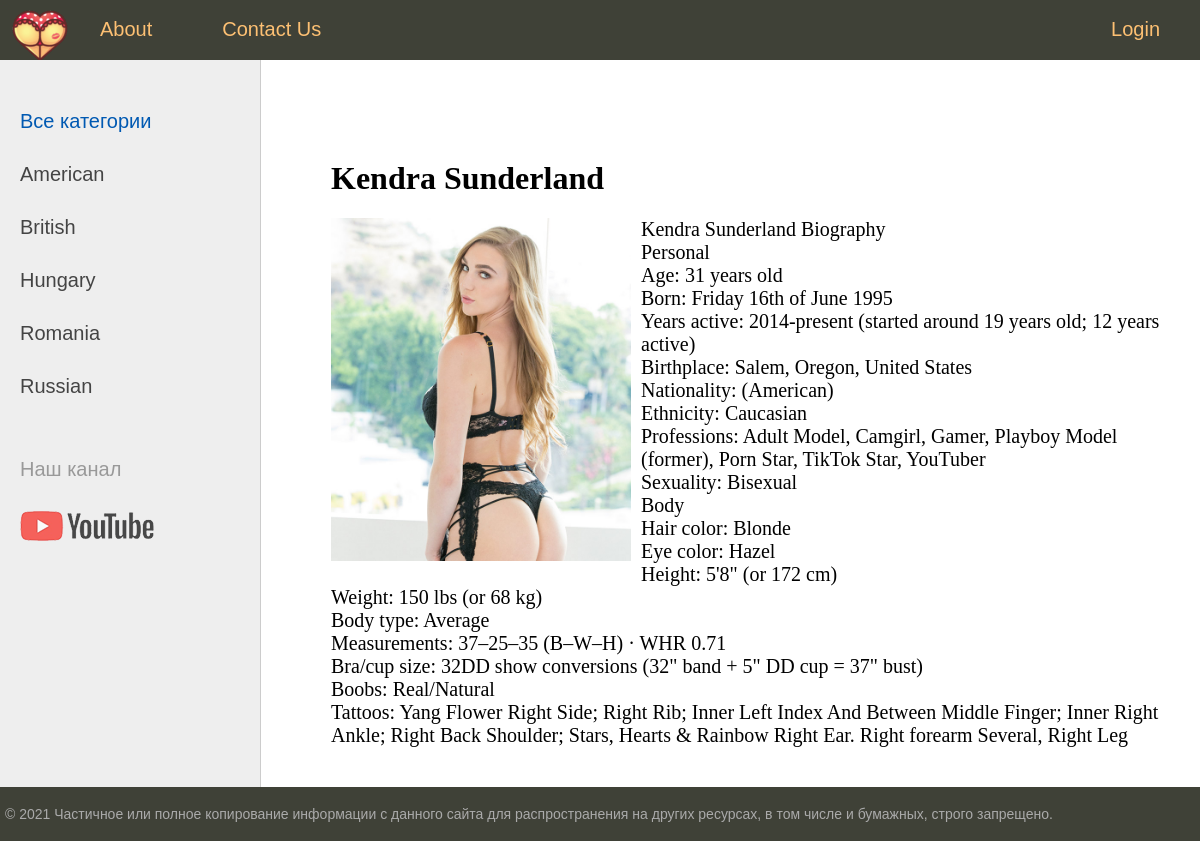
Page /post/kendra-sunderland/ on the committed database.
### women/models.py (models this page shows, shortened)
class Category(models.Model):
    name=models.CharField(max_length=100,db_index=True,verbose_name='Ady')
    slug=models.SlugField(max_length=255,unique=True,db_index=True,verbose_name='URL')
    def get_absolute_url(self):
        return reverse('category',kwargs={'cat_slug':self.slug})
    class Meta:
        verbose_name='Kategoriya'
        verbose_name_plural='Kategoriyalar'
        ordering=['id']

class Women(models.Model):
    title=models.CharField(max_length=255,verbose_name='Ady')
    slug=models.SlugField(max_length=255,unique=True,db_index=True,verbose_name='URL')
    content=models.TextField(blank=True,verbose_name='Tekst')
    photo=models.ImageField(upload_to="photos/%Y/%m/%d",verbose_name='Surat')
    time_create=models.DateTimeField(auto_now_add=True,verbose_name='Doran wagty')
    time_update=models.DateTimeField(auto_now=True,verbose_name='Uytgan wagty')
    is_published=models.BooleanField(default=True,verbose_name='Publikasiya')
    cat=models.ForeignKey('Category',on_delete=models.PROTECT,verbose_name='Kategoriya')
    def __str__(self):
        return self.title
    class Meta:
        verbose_name='Pornstar'
        verbose_name_plural='PornStars'
        ordering=['-time_create','title']

### women/views.py (the view)
# urls.py: path('post/<slug:post_slug>/',ShowPost.as_view(),name='post'),
class ShowPost(DataMixin,DetailView):
    model=Women
    template_name='women/post.html'
    slug_url_kwarg='post_slug'
    context_object_name='post'
    def get_context_data(self,*,object_list=None,**kwargs):
        context=super().get_context_data(**kwargs)
        c_def=self.get_user_context(title=context['post'])
        return dict(list(context.items())+list(c_def.items()))

### women/templatetags/women_tags.py (called while the page is built)
@register.inclusion_tag('women/list_categories.html')
def show_categories(sort=None, cat_selected=0):
    if sort:
        cats=Category.objects.order_by(sort)
    else:
        cats=Category.objects.all()
    return {'cats':cats,'cat_selected':cat_selected}

### women/utils.py (called while the page is built)
    def get_user_context(self,**kwargs):
        context=kwargs
        cats=Category.objects.annotate(Count('women'))
        user_menu=menu.copy()
        if not self.request.user.is_authenticated:
            user_menu.pop(1)
        context['menu']=user_menu
        context['cats']=cats
        if 'cat_selected'not in context:
            context['cat_selected']=0
        return context

### women/templates/women/post.html
{%extends 'women/base.html'%}
{%block content%}
<h1>{{post.title}}</h1>
{%if post.photo%}
<p><img class="img-article-left" src="{{post.photo.url}}" alt="{{post.title}}"></p>
{%endif%}
{{post.content|linebreaks}}
{%endblock%}

### women/templates/women/base.html (shortened to what this page needs)
{% load static %}
{% load women_tags%}
<!DOCTYPE html>
<html>
<head>
	<link type="text/css" href="{% static 'women/css/styles.css' %}" rel="stylesheet" />
</head>
<body>
<table class="table-page" border=0 cellpadding="0" cellspacing="0">
<tr><td valign=top>
{% block mainmenu %}
		<div class="header">
			<ul id="mainmenu" class="mainmenu">
			<li class="logo"><a href="{% url 'home' %}"><div class="logo"></div></a></li>
{% for m in menu %}
	{% if not forloop.last %}
			<li><a href="{% url m.url_name %}">{{m.title}}</a></li>
	{% else %}
			<li class="last"><a href="{% url m.url_name %}">{{m.title}}</a></li>
	{% endif %}
{% endfor %}
			</ul>
		</div>
{% endblock mainmenu %}
<table class="table-content" border=0 cellpadding="0" cellspacing="0">
<tr>
	<td valign="top" class="left-chapters">
	<ul id="leftchapters">
{% if cat_selected == 0 %}
		<li class="selected">Все категории</li>
{% else %}
		<li><a href="{% url 'home' %}">Все категории</a></li>
{% endif %}
{% for c in cats %}
{% if c.women__count > 0 %}
	{% if c.pk == cat_selected %}
		<li class="selected">{{c.name}}</li>
	{% else %}
		<li><a href="{{ c.get_absolute_url }}">{{c.name}}</a></li>
	{% endif %}
{% endif %}
{% endfor %}
		<li class="share">
		<p>Наш канал</p>
		<a class="share-yt" href="https://www.youtube.com/channel/UClJzWfGWuGJL2t-3dYKcHTA/playlists" target="_blank" rel="nofollow"></a>
		</li>
	</ul>
</td>
<td valign="top" class="content">
	<div class="content-text">
{% block content %}
{% endblock %}
	</div>
</td></tr></table>
</td></tr>
<tr><td valign=top>
	<div id="footer">
		<p>&copy; 2021 Частичное или полное копирование информации с данного сайта для распространения на других ресурсах, в том числе и бумажных, строго запрещено.</p>
	</div>
</td></tr></table>
</body>
</html>

### women/static/women/css/styles.css (style rules this page uses)
html, body { font-family: 'Arial'; margin: 0; padding: 0; height: 100%; width: 100%; color: #444; }
a { color: #0059b2; text-decoration: none; }
img { max-width: 600px; height: auto; }
img.img-article-left { max-width: 300px; height: auto; float: left; padding: 0 10px 10px 0; }
.table-page { width: 100%; height: 100%; vertical-align: top; }
.table-page tr { height: 100%; }
.header { background: #3F4137; height: 60px; }
.logo { background: url('../images/logo.png') no-repeat 10px 5px; width: 70px; height: 60px; }
ul.mainmenu { list-style: none; margin: 0; padding: 0; height: 60px; color: #fdc073; font-size: 20px; overflow: hidden; }
ul.mainmenu li { float: left; margin: 18px 40px 0 30px; }
ul.mainmenu li.logo { margin: 0; }
ul.mainmenu li.last { float: right; }
ul.mainmenu li a { color: #fdc073; text-decoration: none; }
.table-content { width: 100%; min-height: 100%; height: 100%; }
.left-chapters { margin: 0; background: #eee; border-right: 1px solid #ccc; min-height: 100%; }
.left-chapters ul { width: 230px; min-height: 100%; margin: 0; padding: 20px 10px 10px 20px; list-style: none; font-size: 20px; }
.left-chapters ul li { margin: 30px 0 0 0; color: #999; }
.left-chapters ul li.selected { color: #0059b2; }
.left-chapters ul li a { color: #444; text-decoration: none; }
.left-chapters ul li.share { margin: 60px 0 0 0; }
.left-chapters ul li.share p { margin: 30px 0 30px 0; }
.left-chapters ul li.share a { display: inline-block; width: 40px; height: 40px; margin: 0 20px 0 0; }
.left-chapters ul li.share a.share-yt { width: 100%; height: 30px; background: url('../images/share_yt.png') no-repeat 0 0 }
.content { padding: 40px 20px 20px 40px; width: 100%; box-sizing: border-box; }
.content-text { margin: 60px 0 0 30px; color: #000; font-size: 20px; font-family: Yandex Sans Display Light; }
.content-text h1 { font-size: 32px; }
#footer { box-sizing: border-box; background: #3F4137; padding: 5px; color: #aaa; font-size: 14px; font-family: Verdana, Geneva, Arial, Helvetica; text-align: left; overflow: hidden; }

### rows in the picture
Category: name "American"
Category: name "British"
Category: name "Hungary"
Category: name "Romania"
Category: name "Russian"
Women: title "Kendra Sunderland", photo (picture), content "Kendra Sunderland Biography Personal Age: 31 years old Born: Friday 16th of June 1995 Years active: 2014-present (started around 19 years old; 12 years active) Birthplace: Salem, Oregon, United States Nationality: (American) Ethnicity: Caucasian Professions: Adult Model, Camgirl, Gamer, Playboy Model (former), Porn Star, TikTok Star, YouTuber Sexuality: Bisexual Body Hair color: Blonde Eye color: Hazel Height: 5'8\" (or 172 cm) Weight: 150 lbs (or 68 kg) Body type: Average Measurements: 37–25–35 (B–W–H) · WHR 0.71 Bra/cup size: 32DD show conversions (32\" band + 5\" DD cup = 37\" bust) Boobs: Real/Natural Tattoos: Yang Flower Right Side; Right Rib; Inner Left Index And Between Middle Finger;…"

### other values in the picture
{{ m.title }} "About" "Contact Us"
{{ m.title }} "Login"
